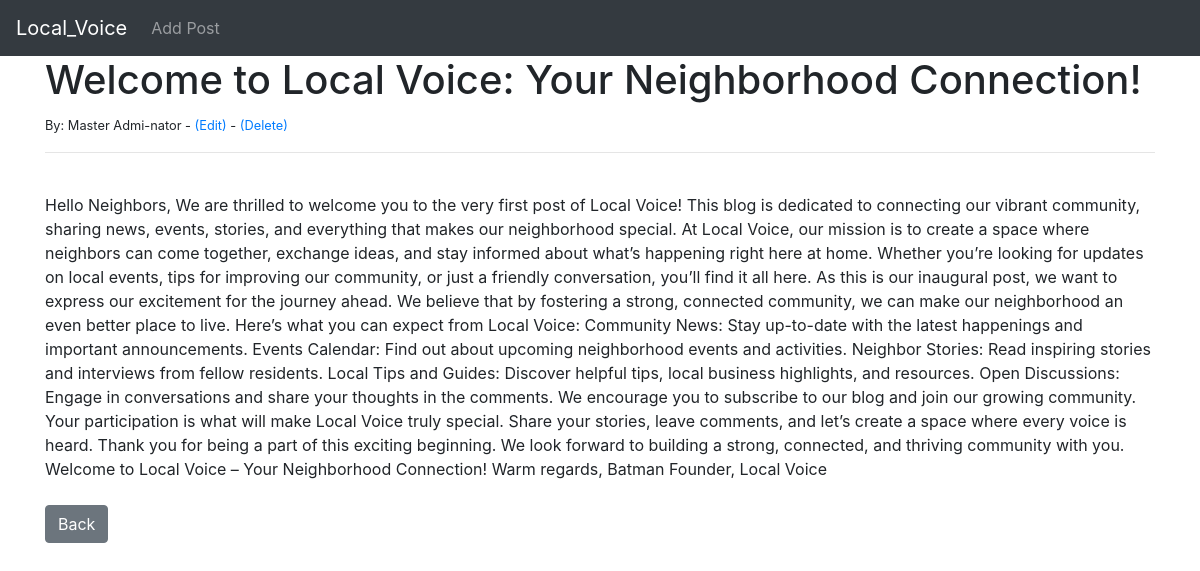
The app's page /article/1 with its own data.
### Local_Voice/models.py (models this page shows, shortened)
class Post(models.Model):
    title = models.CharField(max_length=255)
    title_tag = models.CharField(max_length=255)
    author = models.ForeignKey(User, on_delete=models.CASCADE)
    body = models.TextField()

### Local_Voice/views.py (the view)
# urls.py: path('article/<int:pk>',ArticleDetailView.as_view(),name='article-detail'),
class ArticleDetailView(DetailView):
    model = Post
    template_name = 'article_details.html'

### Local_Voice/templates/article_details.html (shortened to what this page needs)
{% extends 'base.html' %}
{% block content %}
<h1>{{ post.title }}</h1>
<small>By: {{ post.author.first_name }} {{ post.author.last_name }} - <a href="{% url 'update_post' post.pk %}">(Edit)</a>
- <a href="{% url 'delete_post' post.pk %}">(Delete)</a></small>
<br>
<hr><br>
{{ post.body }}
<br>
<br>
<a href="{% url 'home' %}" class="btn btn-secondary">Back</a>
{% endblock %}

### records on screen
Post: title "Welcome to Local Voice: Your Neighborhood Connection!", author.first_name "Master", author.last_name "Admi-nator", body "Hello Neighbors, We are thrilled to welcome you to the very first post of Local Voice! This blog is dedicated to connecting our vibrant community, sharing news, events, stories, and everything that makes our neighborhood special. At Local Voice, our mission is to create a space where neighbors can come together, exchange ideas, and stay informed about what’s happening right here at home. Whether you’re looking for updates on local events, tips for improving our community, or just a friendly conversation, you’ll find it all here. As this is our inaugural post, we want to express our excitement for the journey ahead. We believe that by fostering a strong, connected community, we can make our…"
